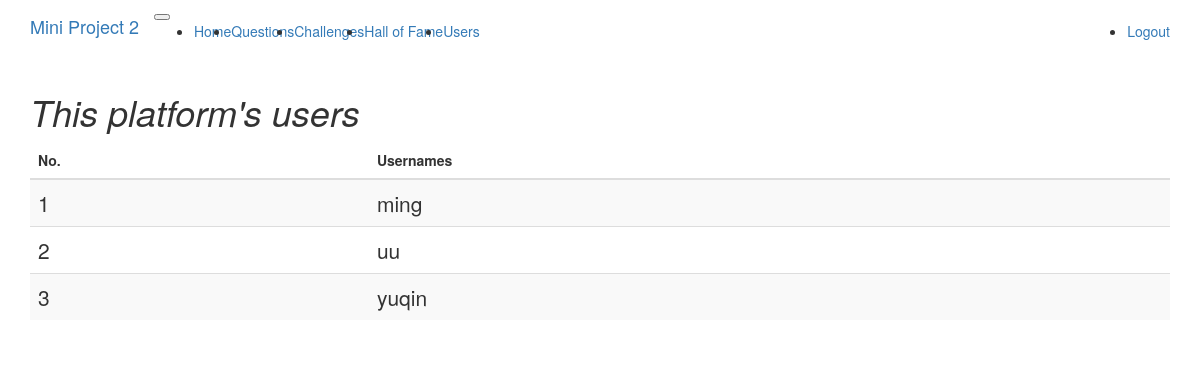
Screenshot of /users (signed in) with the database file from the repository.
### app/models.py (models this page shows, shortened)
class User(UserMixin, db.Model):
	__tablename__ = 'user'
	id = db.Column(db.Integer, primary_key=True)
	username = db.Column(db.String(64), index=True, unique=True)
	password_hash = db.Column(db.String(128))
	questions = db.relationship('Question', backref='from_user',
								lazy='dynamic')
	challenges = db.relationship('Challenge', secondary=association_table,
								backref=db.backref('to_user'),
								lazy='dynamic')
	records = db.relationship('TimeRecord',
								backref=db.backref('user_challenge'),
								lazy='dynamic')

### app/routes.py (the view)
@application.route('/users')
@login_required
def users():
	users = User.query.all()
	mergesort(users, lambda item: item.username)
	usernames = [u.username for u in users]
	return render_template('users.html', title='Users',
							users=usernames)

### app/models.py (called while the page is built)
@login.user_loader
def load_user(id):
	return User.query.get(int(id))

### app/serverlibrary.py (called while the page is built)
def merge(array, p, q, r,byfunc=None):
    n_left = q-p+1
    n_right = r-q
    left = 0
    right = 0
    dest = p
    left_array = array[p:q+1]
    right_array = array[q+1:r+1]
    while left<n_left and right <n_right:
        if left_array[left]<=right_array[right]:
            array[dest]=left_array[left]
            left+=1
        else:
            array[dest]=right_array[right]
            right+=1
        dest+=1
    while left<n_left:
        array[dest]=left_array[left]
        left+=1
        dest+=1
    while right<n_right:
        array[dest]=right_array[right]
        right+=1
        dest+=1

def mergesort_recursive(array, p, r):
    if r > p:
        q = (p+r)//2
        mergesort_recursive(array, p, q)
        mergesort_recursive(array, q+1, r)
        merge(array, p, q, r)

def mergesort(array, byfunc=None):
    if byfunc == None:
        mergesort_recursive(array, 0, len(array)-1)
    else:
        mergesort_recursive(tuple_sort(array, byfunc), 0, len(array)-1)
        for i in ls:
            for j in range(len(array)):
                if byfunc(array[j]) == i:
                    array.append(array[j])
                    array.remove(array[j])
                    break

def tuple_sort(array, byfunc):
    ls.clear()
    for i in range(0, len(array)):
        ls.append(byfunc(array[i]))
    return ls

### app/templates/users.html (shortened to what this page needs)
{% extends "base.html" %}
{% block app_content %}
<h1 style="font-style : italic;"> This platform's users</h1>
<table class="table table-sm table-striped table-dark" >
  <thead class="thead-dark">
    <tr>
      <th scope="col">No.</th>
      <th scope="col">Usernames</th>
    </tr>
  </thead>
  <tbody>
  {% for idx in range(users|length) %}
  	<tr>
      <th scope="row" class="lead">{{ idx+1 }}</th>
      <td class="lead">
	{{ users[idx]}}
      </td>
    </tr>
  {% endfor %}
  </tbody>
</table>
</html>
{% endblock %}

### rows the page displays
User: username "ming"
User: username "uu"
User: username "yuqin"

### other values shown
{{ idx+1 }} "1" "2" "3"
